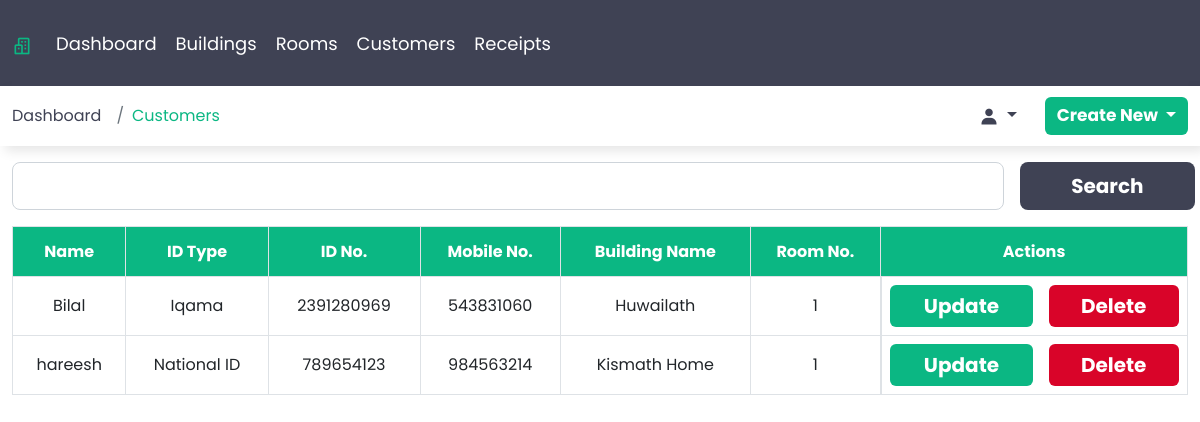
/customers (signed in), run on an earlier commit of the app's database.
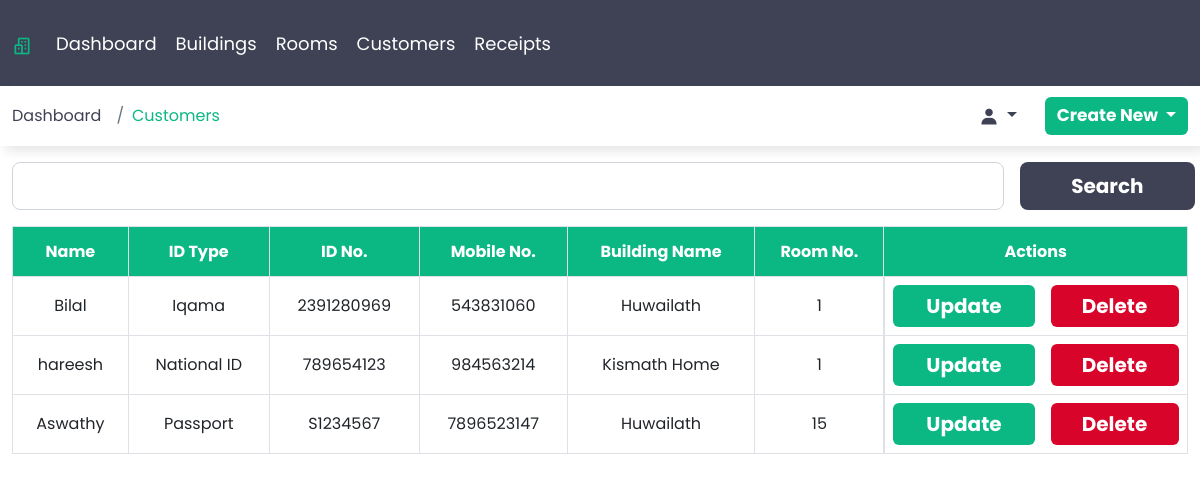
And on a later commit of the database.
### webapp/models.py (models this page shows, shortened)
class Customer(models.Model):
    customer_name = models.CharField(max_length=50)
    mobile_number = models.IntegerField()
    id_type = models.ForeignKey(IdType, on_delete=models.DO_NOTHING)
    id_number = models.CharField(max_length=50, unique=True)
    building_name = models.ForeignKey(Building, on_delete=models.CASCADE)
    room_number = models.ForeignKey(Room, on_delete=models.DO_NOTHING)
    class Meta:
        verbose_name_plural = 'Customers'

class IdType(models.Model):
    id_type = models.CharField(max_length=50)
    class Meta:
        verbose_name_plural = 'ID Types'
    def __str__(self):
        return self.id_type

class Building(models.Model):
    building_name = models.CharField(max_length=50)
    name_of_owner = models.CharField(max_length=50)
    building_type = models.ForeignKey(BuildingType, on_delete=models.CASCADE)
    number_of_rooms = models.IntegerField()
    mobile_number = models.IntegerField()
    current_lease_period = models.DateField()
    class Meta:
        verbose_name_plural = 'Buildings'
    def __str__ (self):
        return self.building_name

class Room(models.Model):
    room_number = models.IntegerField()
    building_name = models.ForeignKey(Building, on_delete=models.CASCADE)
    room_type = models.ForeignKey(RoomType, on_delete=models.DO_NOTHING)
    room_status = models.ForeignKey(RoomStatus, on_delete=models.DO_NOTHING)
    meter_number = models.CharField(max_length=16)
    account_number = models.IntegerField()
    class Meta:
        verbose_name_plural = 'Rooms'
    def __str__ (self):
        return str(self.room_number)

### webapp/views.py (the view)
# urls.py: path('customers', views.Customers, name='customers'),
@login_required()
def Customers(request):
    customer_list = Customer.objects.all()
    return render(request, 'customers.html', {'context':'Customers', 'customer_list':customer_list})

### templates/customers.html (shortened to what this page needs)
{% extends 'base.html' %}
{% load static %}
{% block content %}
    <div class="container-fluid">
        <div class="sub-box">
            <div class="row">
                <div class="col-sm-12 mt-3">
                    <div class="row">
                        <div class="col-sm-12 col-md-12 col-lg-12 col-xl-12 col-xxl-12 search-col">
                            <form action="" class="d-flex gap-3">
                                <input type="text" class="form-control form-control-lg" id="search" >
                                <button type="submit" class="btn btn-lg search">Search</button>
                            </form>
                        </div>
                    </div>
                </div>
                <div class="col-sm-12 mt-3 table-responsive">
                    <table class="table table-hover table-bordered text-center ">
                        <thead>
                            <tr>
                            <th scope="col" class="align-middle">Name</th>
                            <th scope="col" class="align-middle">ID Type</th>
                            <th scope="col" class="align-middle">ID No.</th>
                            <th scope="col" class="align-middle">Mobile No.</th>
                            <th scope="col" class="align-middle">Building Name</th>
                            <th scope="col" class="align-middle">Room No.</th>
                            <th scope="col" class="align-middle">Actions</th>
                            </tr>
                        </thead>
                        <tbody>
                            {% for customer in customer_list %}
                                <tr>
                                <td class="align-middle">{{customer.customer_name}}</td>
                                <td class="align-middle">{{customer.id_type}}</td>
                                <td class="align-middle">{{customer.id_number}}</td>
                                <td class="align-middle">{{customer.mobile_number}}</td>
                                <td class="align-middle">{{customer.building_name}}</td>
                                <td class="align-middle">{{customer.room_number}}</td>
                                <td class="d-flex justify-content-between gap-3">
                                    <a href="{% url 'update_customer' customer.id %}" class="btn update">Update</a>
                                    <form action="{% url 'delete_customer' customer.id %}" method="post">
                                        <input type="submit" value="Delete" class="btn delete">
                                    </form>
                                </td>
                                </tr>
                            {% endfor %}
                        </tbody>
                    </table>
                </div>
            </div>
        </div>
    </div>
{% endblock %}

What changed in the data, as far as the page shows it:
added Customer: customer_name "Aswathy", id_type "Passport", id_number "S1234567", mobile_number "7896523147", building_name "Huwailath", room_number "15"
